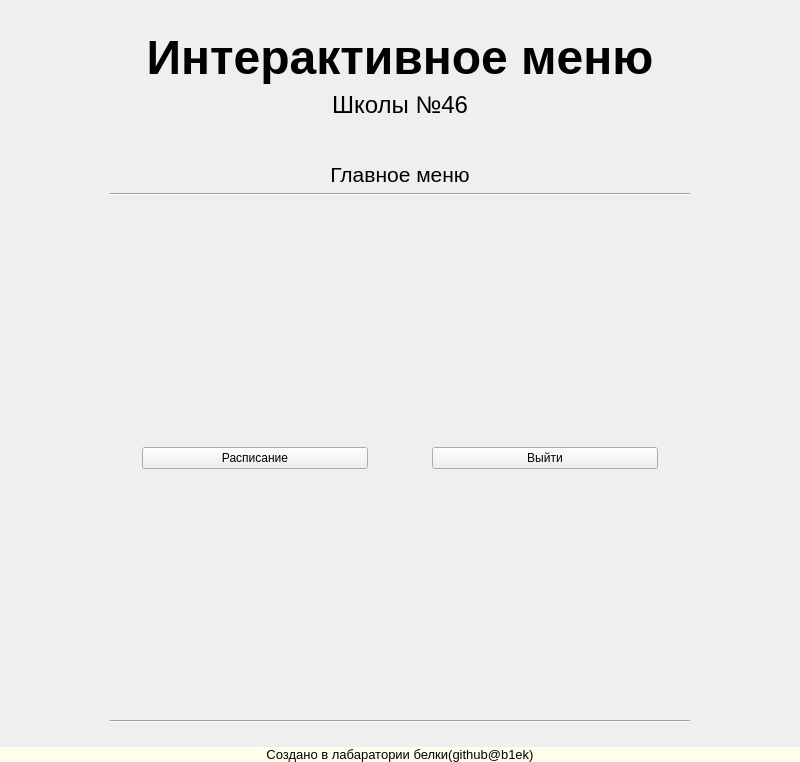
<?xml version="1.0" encoding="UTF-8"?>
<ui version="4.0">
 <class>gui</class>
 <widget class="QMainWindow" name="gui">
  <property name="geometry">
   <rect>
    <x>0</x>
    <y>0</y>
    <width>800</width>
    <height>762</height>
   </rect>
  </property>
  <property name="windowTitle">
   <string>gui</string>
  </property>
  <widget class="QWidget" name="centralwidget">
   <property name="layoutDirection">
    <enum>Qt::LeftToRight</enum>
   </property>
   <layout class="QVBoxLayout" name="verticalLayout">
    <property name="spacing">
     <number>6</number>
    </property>
    <property name="leftMargin">
     <number>0</number>
    </property>
    <property name="topMargin">
     <number>0</number>
    </property>
    <property name="rightMargin">
     <number>0</number>
    </property>
    <property name="bottomMargin">
     <number>0</number>
    </property>
    <item>
     <widget class="QWidget" name="widget1" native="true">
      <property name="palette">
       <palette>
        <active/>
        <inactive/>
        <disabled/>
       </palette>
      </property>
      <layout class="QVBoxLayout" name="verticalLayout_2">
       <property name="sizeConstraint">
        <enum>QLayout::SetMaximumSize</enum>
       </property>
       <item>
        <spacer name="verticalSpacer_3">
         <property name="orientation">
          <enum>Qt::Vertical</enum>
         </property>
         <property name="sizeType">
          <enum>QSizePolicy::Maximum</enum>
         </property>
         <property name="sizeHint" stdset="0">
          <size>
           <width>20</width>
           <height>40</height>
          </size>
         </property>
        </spacer>
       </item>
       <item>
        <widget class="QLabel" name="h1">
         <property name="maximumSize">
          <size>
           <width>16777215</width>
           <height>64</height>
          </size>
         </property>
         <property name="font">
          <font>
           <pointsize>36</pointsize>
           <bold>true</bold>
          </font>
         </property>
         <property name="text">
          <string>Интерактивное меню</string>
         </property>
         <property name="alignment">
          <set>Qt::AlignCenter</set>
         </property>
        </widget>
       </item>
       <item>
        <widget class="QLabel" name="h2">
         <property name="maximumSize">
          <size>
           <width>16777215</width>
           <height>32</height>
          </size>
         </property>
         <property name="font">
          <font>
           <pointsize>18</pointsize>
          </font>
         </property>
         <property name="text">
          <string>Школы №46</string>
         </property>
         <property name="alignment">
          <set>Qt::AlignCenter</set>
         </property>
        </widget>
       </item>
       <item>
        <spacer name="verticalSpacer">
         <property name="orientation">
          <enum>Qt::Vertical</enum>
         </property>
         <property name="sizeType">
          <enum>QSizePolicy::Maximum</enum>
         </property>
         <property name="sizeHint" stdset="0">
          <size>
           <width>20</width>
           <height>28</height>
          </size>
         </property>
        </spacer>
       </item>
      </layout>
     </widget>
    </item>
    <item>
     <widget class="QWidget" name="widget2" native="true">
      <layout class="QHBoxLayout" name="horizontalLayout">
       <item>
        <spacer name="horizontalSpacer">
         <property name="orientation">
          <enum>Qt::Horizontal</enum>
         </property>
         <property name="sizeType">
          <enum>QSizePolicy::Maximum</enum>
         </property>
         <property name="sizeHint" stdset="0">
          <size>
           <width>92</width>
           <height>20</height>
          </size>
         </property>
        </spacer>
       </item>
       <item>
        <widget class="QWidget" name="widget3" native="true">
         <property name="enabled">
          <bool>true</bool>
         </property>
         <property name="maximumSize">
          <size>
           <width>16777215</width>
           <height>16777215</height>
          </size>
         </property>
         <layout class="QVBoxLayout" name="verticalLayout_3">
          <item>
           <widget class="QLabel" name="uiTitle">
            <property name="maximumSize">
             <size>
              <width>16777215</width>
              <height>32</height>
             </size>
            </property>
            <property name="font">
             <font>
              <pointsize>16</pointsize>
              <bold>false</bold>
             </font>
            </property>
            <property name="text">
             <string>Главное меню</string>
            </property>
            <property name="alignment">
             <set>Qt::AlignCenter</set>
            </property>
           </widget>
          </item>
          <item>
           <widget class="Line" name="line_2">
            <property name="orientation">
             <enum>Qt::Horizontal</enum>
            </property>
           </widget>
          </item>
          <item>
           <widget class="QWidget" name="menu" native="true">
            <property name="minimumSize">
             <size>
              <width>0</width>
              <height>512</height>
             </size>
            </property>
            <layout class="QVBoxLayout" name="verticalLayout_4">
             <property name="spacing">
              <number>0</number>
             </property>
             <property name="leftMargin">
              <number>0</number>
             </property>
             <property name="topMargin">
              <number>0</number>
             </property>
             <property name="rightMargin">
              <number>0</number>
             </property>
             <property name="bottomMargin">
              <number>0</number>
             </property>
             <item>
              <widget class="QWidget" name="mainMenu" native="true">
               <property name="maximumSize">
                <size>
                 <width>16777215</width>
                 <height>16777215</height>
                </size>
               </property>
               <layout class="QHBoxLayout" name="horizontalLayout_3">
                <property name="spacing">
                 <number>64</number>
                </property>
                <property name="leftMargin">
                 <number>32</number>
                </property>
                <property name="rightMargin">
                 <number>32</number>
                </property>
                <item>
                 <widget class="QPushButton" name="buttonLeft">
                  <property name="enabled">
                   <bool>true</bool>
                  </property>
                  <property name="text">
                   <string>Расписание</string>
                  </property>
                 </widget>
                </item>
                <item>
                 <widget class="QPushButton" name="buttonRight">
                  <property name="styleSheet">
                   <string notr="true"/>
                  </property>
                  <property name="text">
                   <string>Выйти</string>
                  </property>
                 </widget>
                </item>
               </layout>
              </widget>
             </item>
            </layout>
           </widget>
          </item>
          <item>
           <widget class="Line" name="line">
            <property name="orientation">
             <enum>Qt::Horizontal</enum>
            </property>
           </widget>
          </item>
         </layout>
        </widget>
       </item>
       <item>
        <spacer name="horizontalSpacer_2">
         <property name="orientation">
          <enum>Qt::Horizontal</enum>
         </property>
         <property name="sizeType">
          <enum>QSizePolicy::Maximum</enum>
         </property>
         <property name="sizeHint" stdset="0">
          <size>
           <width>92</width>
           <height>20</height>
          </size>
         </property>
        </spacer>
       </item>
      </layout>
     </widget>
    </item>
    <item>
     <widget class="QLabel" name="footer">
      <property name="maximumSize">
       <size>
        <width>16777215</width>
        <height>32</height>
       </size>
      </property>
      <property name="font">
       <font>
        <pointsize>10</pointsize>
       </font>
      </property>
      <property name="styleSheet">
       <string notr="true">background-color: rgb(255, 255, 235);</string>
      </property>
      <property name="text">
       <string>Создано в лабаратории белки(github@b1ek)</string>
      </property>
      <property name="alignment">
       <set>Qt::AlignCenter</set>
      </property>
     </widget>
    </item>
   </layout>
  </widget>
 </widget>
 <resources/>
 <connections/>
</ui>
